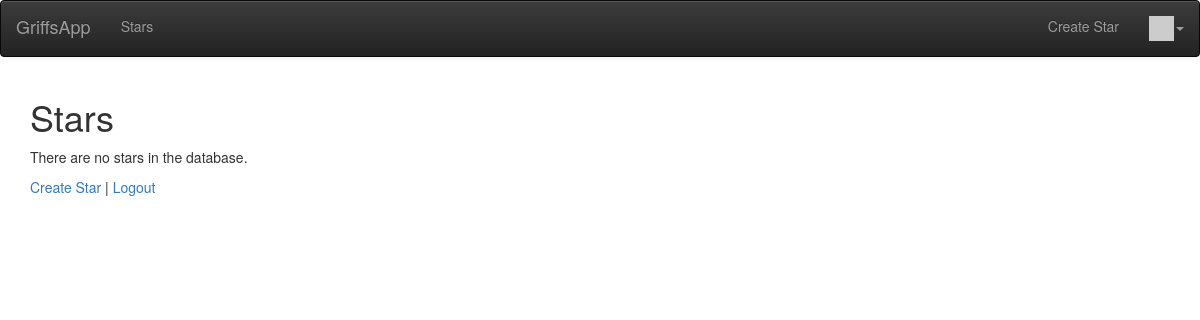
The page / (signed in) on the database as committed earlier.
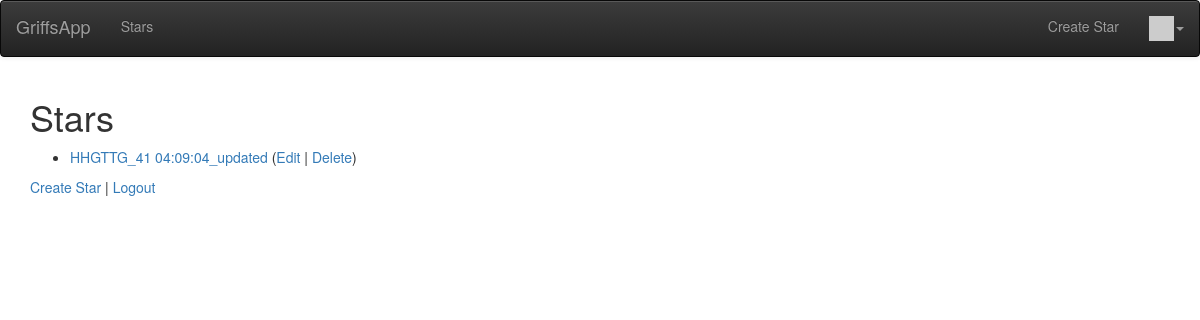
The same page on the database as committed later.
### stars/models.py (models this page shows, shortened)
class Star(models.Model):
    name = models.CharField(
            max_length=200,
            validators=[MinLengthValidator(2, "Name must be greater than 1 character")]
    )
    distance = models.PositiveIntegerField()
    diameter = models.PositiveIntegerField()
    comments = models.ManyToManyField(settings.AUTH_USER_MODEL, through='Comment',
       related_name='star_comments')
    owner = models.ForeignKey(settings.AUTH_USER_MODEL, on_delete=models.CASCADE,
        related_name='star_owner')
    created_at = models.DateTimeField(auto_now_add=True)
    updated_at = models.DateTimeField(auto_now=True)

### stars/views.py (the view)
# urls.py: path('', views.StarListView.as_view()),
class StarListView(StarsListView):
    model = Star
    template_name = "star_list.html"

### home/context_processors.py (called while the page is built)
def settings(request):
    return {
        'settings': django_settings,
    }

### home/templatetags/app_tags.py (called while the page is built)
@register.filter(name='gravatar')
def gravatar(user, size=35):
    email = str(user.email.strip().lower()).encode('utf-8')
    email_hash = md5(email).hexdigest()
    url = "//www.gravatar.com/avatar/{0}?s={1}&d=identicon&r=PG"
    return url.format(email_hash, size)

### stars/templates/star_list.html (shortened to what this page needs)
{% extends "star_base_menu.html" %}
{% block content %}
<h1>Stars</h1>
<p>
{% if star_list %}
<ul>
  {% for star in star_list %}
    <li>
        <a href="{% url 'star_detail'  star.id %}">{{ star.name }}</a>
        {% if star.owner == user %}
        (<a href="{% url 'star_update' star.id %}">Edit</a> |
        <a href="{% url 'star_delete' star.id %}">Delete</a>)
        </p>
        {% endif %}
  {% endfor %}
{% else %}
  <p>There are no stars in the database.</p>
{% endif %}
</p>
<p>
<a href="{% url 'star_create' %}">Create Star</a> |
{% if user.is_authenticated %}
<a href="{% url 'logout' %}?next=/stars">Logout</a>
{% else %}
<a href="{% url 'login' %}?next={% url 'stars' %}">Login</a>
{% endif %}
</p>
{% endblock %}

### stars/templates/star_base_menu.html (shortened to what this page needs)
{% extends 'base_bootstrap.html' %}
{% load app_tags %}
{% block navbar %}
<nav class="navbar navbar-default navbar-inverse">
  <div class="container-fluid">
    <div class="navbar-header">
        <a class="navbar-brand" href="/">{{ settings.APP_NAME }}</a>
    </div>
    <ul class="nav navbar-nav">
      {% url 'stars' as stars %}
      <li {% if request.get_full_path == star %}class="active"{% endif %}>
          <a href="{% url 'stars' %}">Stars</a></li>
    </ul>
    <ul class="nav navbar-nav navbar-right">
        {% if user.is_authenticated %}
        <li>
        <a href="{% url 'star_create' %}">Create Star</a>
        </li>
        <li class="dropdown">
            <a href="#" data-toggle="dropdown" class="dropdown-toggle">
                <img style="width: 25px;" src="{{ user|gravatar:60 }}"/><b class="caret"></b>
            </a>
        </li>
        {% else %}
        <li>
        <a href="{% url 'login' %}?next={% url 'stars' %}">Login</a>
        </li>
        {% endif %}
    </ul>
  </div>
</nav>
{% endblock %}

### home/templates/base_bootstrap.html (shortened to what this page needs)
<!DOCTYPE html>
<html>
<head>
<link rel="stylesheet"
    href="https://maxcdn.bootstrapcdn.com/bootstrap/3.4.0/css/bootstrap.min.css"
>
<link rel="stylesheet"
    href="https://maxcdn.bootstrapcdn.com/bootstrap/3.4.0/css/bootstrap-theme.min.css"
>
<link rel="stylesheet"
    href="https://code.jquery.com/ui/1.12.1/themes/ui-lightness/jquery-ui.css"
>
<link href="https://stackpath.bootstrapcdn.com/font-awesome/4.7.0/css/font-awesome.min.css"
    rel="stylesheet"
>
</head>
<body>
{% block navbar %} {% endblock %}
<div class="container">
    {% block content %}
    {% endblock %}
</div>
</body>
</html>

Rows that differ between the two databases and show on the page:
added Star: name "HHGTTG_41 04:09:04_updated", shows "Edit"
Other text that changed with them:
text no longer shown: "There are no stars in the database."
